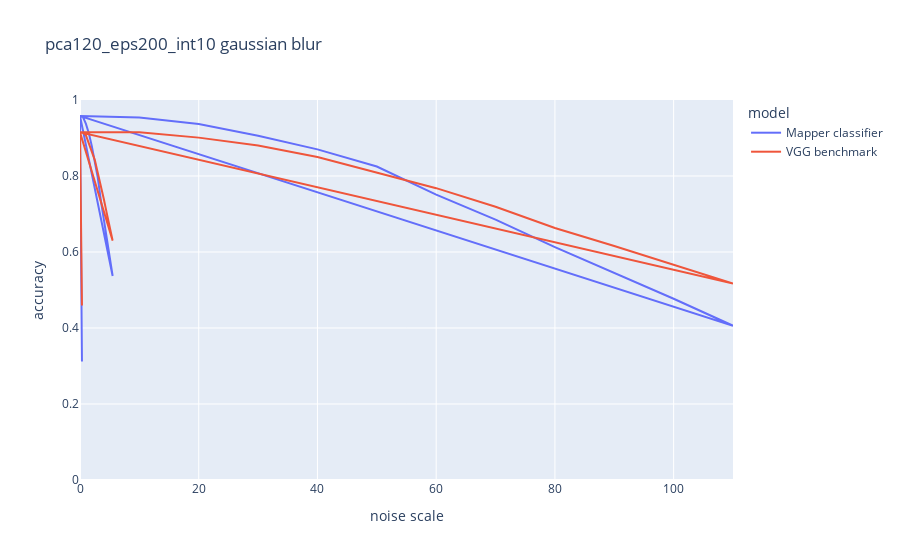

Source (notebook cell):
### Code cell
fig = px.line(df,
              x='noise scale',
              y='accuracy',
              color='model',
              title='pca120_eps200_int10 gaussian blur',
              range_y=[0,1])
fig.show()

### Figure 1 — Plotly figure (JSON) as saved in the notebook; plotly's stock layout.template omitted (floating-point values rounded to 4 significant figures)
{"data": [{"hovertemplate": "model=Mapper classifier<br>noise scale=%{x}<br>accuracy=%{y}<extra></extra>", "legendgroup": "Mapper classifier", "line": {"color": "#636efa", "dash": "solid"}, "mode": "lines", "name": "Mapper classifier", "orientation": "v", "showlegend": true, "type": "scatter", "x": [0, 0.5, 1, 1.5, 2, 2.5, 3, 3.5, 4, 4.5, 5, 5.5, 0, 10, 20, 30, 40, 50, 60, 70, 80, 90, 100, 110, 0, 0.03, 0.06, 0.09, 0.12, 0.15, 0.18, 0.21, 0.24, 0.27, 0.3, 0.33], "xaxis": "x", "y": [0.958, 0.955, 0.937, 0.912, 0.878, 0.837, 0.795, 0.737, 0.685, 0.635, 0.592, 0.537, 0.958, 0.954, 0.937, 0.906, 0.87, 0.825, 0.751, 0.685, 0.613, 0.545, 0.477, 0.406, 0.958, 0.875, 0.791, 0.725, 0.648, 0.576, 0.51, 0.468, 0.426, 0.377, 0.342, 0.312], "yaxis": "y"}, {"hovertemplate": "model=VGG benchmark<br>noise scale=%{x}<br>accuracy=%{y}<extra></extra>", "legendgroup": "VGG benchmark", "line": {"color": "#EF553B", "dash": "solid"}, "mode": "lines", "name": "VGG benchmark", "orientation": "v", "showlegend": true, "type": "scatter", "x": [0, 0.5, 1, 1.5, 2, 2.5, 3, 3.5, 4, 4.5, 5, 5.5, 0, 10, 20, 30, 40, 50, 60, 70, 80, 90, 100, 110, 0, 0.03, 0.06, 0.09, 0.12, 0.15, 0.18, 0.21, 0.24, 0.27, 0.3, 0.33], "xaxis": "x", "y": [0.915, 0.914, 0.907, 0.887, 0.867, 0.842, 0.808, 0.777, 0.74, 0.703, 0.663, 0.63, 0.915, 0.915, 0.901, 0.88, 0.85, 0.81, 0.768, 0.719, 0.663, 0.616, 0.566, 0.517, 0.915, 0.858, 0.811, 0.771, 0.727, 0.695, 0.647, 0.616, 0.583, 0.536, 0.506, 0.459], "yaxis": "y"}], "layout": {"legend": {"title": {"text": "model"}, "tracegroupgap": 0}, "title": {"text": "pca120_eps200_int10 gaussian blur"}, "xaxis": {"anchor": "y", "domain": [0, 1], "title": {"text": "noise scale"}}, "yaxis": {"anchor": "x", "domain": [0, 1], "range": [0, 1], "title": {"text": "accuracy"}}}}
